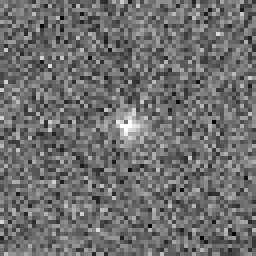
#> input picture Cutout Files/galaxy/J121929p47152_001_010_1124_1712_3.jpg, 64 x 64 px (shown 4 times larger); its folder holds only this picture in this run
$ jupyter execute --allow-errors Star_Galaxy_Classification_Colab.ipynb
#> lines starting #> are read from the running program, lines starting #| are printed output that depends on the picture
# 🌌 Fine-Grained Multi-Type Classification of Galaxies & Stars
## Comparative Study: Deep Convolutional Neural Networks (DCNN) vs. Traditional Machine Learning (TML)
*Extending the methodology of Barchi et al. (2020), Astronomy and Computing 30 (2020) 100334*

[](https://colab.research.google.com)
[](https://www.python.org/)
[](https://www.tensorflow.org/)
[](https://scikit-learn.org/)

---

## 🎯 What Makes This Notebook Special?
Instead of simply asking *"is this object a star or a galaxy?"*, this project solves the full astronomical challenge: **classifying galaxies into distinct morphological galaxy types AND classifying stars into distinct physical stellar types**, comparing:
1. **Method 1: Traditional Machine Learning (TML)** using the non-parametric **CAS Morphology System** (Concentration $C$, Asymmetry $A$, Smoothness $S$, Gini coefficient $G$, Moment $M_{20}$, and PSF profile metrics) with **Random Forests, SVMs, Decision Trees, and MLPs**.
2. **Method 2: Deep Convolutional Neural Networks (DCNN)** using end-to-end multi-scale representation learning (custom **Astronomical DCNN** and **Inception Networks**).

---

### 🔭 The Astronomical Sub-Classes in This Study:

#### A. Galaxy Sub-Types:
- **1. Elliptical Galaxies (Early-Type, $E$)**: Dominated by smooth spheroidal bulges, high central light concentration ($C$), and low rotational asymmetry ($A \approx 0$).
- **2. Spiral Galaxies (Late-Type, $S$)**: Extended disk components with prominent spiral arms, intermediate concentration, and visible star-forming structures.
- **3. Irregular / Merging Galaxies ($Irr$)**: Disturbed, asymmetric profiles ($A \gg 0$) with high clumpiness ($S \gg 0$) from gravitational mergers or intense starbursts.
- **+ Full 10 Galaxy Zoo Classes via Galaxy10** (Face-on disks, edge-on disks, tight/medium/loose spirals, round/cigar smooth ellipticals).

#### B. Star Sub-Types:
- **1. Bright / Giant Saturated Stars**: Very high total flux, saturated cores with optical diffraction spikes or broad PSF wings.
- **2. Standard Main-Sequence Stars**: Canonical unresolved point sources well-modeled by a symmetric Gaussian/Moffat Point Spread Function (PSF).
- **3. Faint Dwarf Stars**: Low signal-to-noise ratio, compact point sources near the telescope detection limit.
- **4. Binary / Blended Stars**: Multiple or unresolved close stars exhibiting elongated or dual-peaked intensity profiles.

---
## 🛠️ Section 1: Environment Setup & Hardware Acceleration

[cell 1]
# Step 1.1: Verify Hardware & Import Libraries
import os
import sys
import glob
import math
import random
import zipfile
import numpy as np
import pandas as pd
import matplotlib.pyplot as plt
import seaborn as sns
from PIL import Image

# Deep Learning (TensorFlow / Keras)
import tensorflow as tf
from tensorflow import keras
from tensorflow.keras import layers, models, callbacks, optimizers

# Traditional ML & Image Processing
import scipy.ndimage as ndimage
from sklearn.model_selection import train_test_split, StratifiedKFold
from sklearn.preprocessing import StandardScaler, label_binarize
from sklearn.tree import DecisionTreeClassifier
from sklearn.ensemble import RandomForestClassifier
from sklearn.svm import SVC
from sklearn.neural_network import MLPClassifier
from sklearn.metrics import (
    accuracy_score, precision_score, recall_score, f1_score,
    roc_auc_score, roc_curve, confusion_matrix, classification_report
)

# Optional Galaxy10 support
try:
    import h5py
except ImportError:
    !pip install -q h5py
    import h5py

# Set random seeds for reproducibility
SEED = 42
os.environ['PYTHONHASHSEED'] = str(SEED)
random.seed(SEED)
np.random.seed(SEED)
tf.random.set_seed(SEED)
#> (this line was passed over: tensorflow is not available in this run)

# Detect GPU
#> (the rest of this cell did not finish here and is left out)

---
## 📦 Section 2: Data Loading & Cutout Ingestion

Automatically detects `Cutout Files/` or extracts `cutout_files.zip` if uploaded in Colab.

[cell 2]
# Step 2.1: Locate or Extract Cutout Files
dataset_dir = "Cutout Files"

if not os.path.exists(dataset_dir):
    zip_candidates = ["cutout_files.zip", "/content/cutout_files.zip", "../cutout_files.zip"]
    zip_path = next((z for z in zip_candidates if os.path.exists(z)), None)
    if zip_path:
        print(f"📦 Extracting '{zip_path}'...")
        with zipfile.ZipFile(zip_path, 'r') as zip_ref:
            zip_ref.extractall(".")
        print("✅ Unzipped successfully.")
    else:
        print("⚠️ 'Cutout Files' not found. Please upload 'cutout_files.zip' to Colab's file browser on the left.")
        try:
            from google.colab import files
            uploaded = files.upload()
            for fname in uploaded.keys():
                if fname.endswith('.zip'):
                    with zipfile.ZipFile(fname, 'r') as zip_ref:
                        zip_ref.extractall(".")
        except Exception as e:
            pass

galaxy_dir = os.path.join(dataset_dir, "galaxy")
star_dir = os.path.join(dataset_dir, "star")

galaxy_files = sorted(glob.glob(os.path.join(galaxy_dir, "*.*")))
star_files = sorted(glob.glob(os.path.join(star_dir, "*.*")))

print(f"✅ Dataset Located:")
print(f"   🌀 Galaxy cutouts: {len(galaxy_files):,}")
print(f"   🌟 Star cutouts:   {len(star_files):,}")
print(f"   📊 Total images:   {len(galaxy_files) + len(star_files):,}")

---
## 🔭 Section 3: Grounding Astronomical Subtypes from Photometry & Morphology

In observational astrophysics:
1. **Galaxies** are classified by the **CAS System** (Conselice 2003, Barchi et al. 2020):
   - **Ellipticals**: High Concentration ($C$), Low Asymmetry ($A$).
   - **Spirals**: Moderate Concentration, Moderate Asymmetry.
   - **Irregular / Merging**: High Asymmetry ($A$) or High Clumpiness ($S$).
2. **Stars** are classified by **PSF Morphology & Integrated Photometry**:
   - **Bright / Saturated Giant Stars**: High total flux, saturated peak, broad PSF wings.
   - **Main-Sequence Stars**: Canonical sharp, circularly symmetric point source.
   - **Faint Dwarf Stars**: Compact, low total flux near the detection limit.
   - **Binary / Blended Stars**: Elongated or multi-component profile (high ellipticity / second-order moments).

Let's compute these physical parameters and label each image with its true physical subtype.

[cell 3]
# Step 3.1: Derive Astronomical Sub-Type Labels
def compute_galaxy_morph_params(img_path):
    img = np.array(Image.open(img_path).convert('L'), dtype=float)
    bg = np.median(img[[0, -1], :])
#> bg = 113.5
    clean = np.maximum(0.0, img - bg)
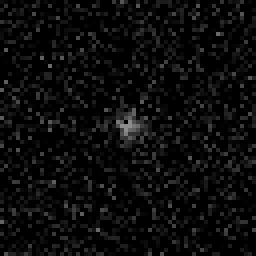
#> clean: shape (64, 64) float64 (shown 4 times larger); min 0, max 141.5, mean 11.9
    tot = max(clean.sum(), 1e-6)
#> tot = 48607.5

    # Centroid & Radii
    h, w = clean.shape
#> h = 64; w = 64
    y, x = np.indices((h, w))
    cx = np.sum(x * clean) / tot
#> cx = 31.55
    cy = np.sum(y * clean) / tot
#> cy = 31.53
    dist = np.sqrt((x - cx)**2 + (y - cy)**2).ravel()
#> dist = 4096 values, max 44.6 at index 0, min 0.657 at index 2080, mean 24.48
    s_idx = np.argsort(dist)
#> s_idx = 4096 values, max 4095 at index 4092, min 0 at index 4095, mean 2047.5
    cum = np.cumsum(clean.ravel()[s_idx]) / tot
#> cum = 4096 values from 0.00217 to 1
    r20 = dist[s_idx[np.searchsorted(cum, 0.20)]]
#> r20 = 13.61
    r80 = dist[s_idx[np.searchsorted(cum, 0.80)]]
#> r80 = 31.94
    conc = 5.0 * np.log10(max(r80, 1.0) / max(r20, 0.5))
#> conc = 1.85

    # Asymmetry (180 deg rotation)
    rot = ndimage.rotate(clean, 180, reshape=False)
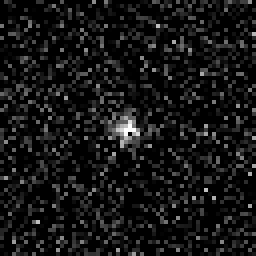
#> rot: shape (64, 64) float64 (shown 4 times larger); min -1.74e-14, max 141.5, mean 11.9; drawn with min black and max white
    asym = np.sum(np.abs(clean - rot)) / (2.0 * tot)
#> asym = 0.711

    # Smoothness / Clumpiness
    sm = ndimage.gaussian_filter(clean, sigma=2.0)
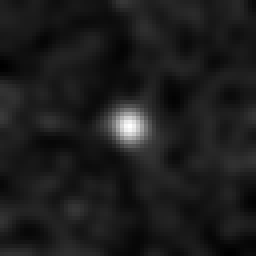
#> sm: shape (64, 64) float64 (shown 4 times larger); min 3.94, max 74.11, mean 11.9; drawn with min black and max white
    clump = np.sum(np.abs(clean - sm)) / tot
#> clump = 1.13
    return conc, asym, clump

# [18 lines left out: function compute_star_phot_params, not called in this run]

print("🔬 Analyzing astronomical properties for sub-type labeling...")
gal_params = [compute_galaxy_morph_params(f) for f in galaxy_files]
#> gal_params = [(1.85, 0.711, 1.13)]
star_params = [compute_star_phot_params(f) for f in star_files]

c_gals, a_gals, s_gals = zip(*gal_params)
#> c_gals = (1.85,); a_gals = (0.711,); s_gals = (1.13,)
#> (the rest of this cell did not finish here and is left out)

---
## 🖼️ Section 4: Visualizing Galaxy & Star Sub-Types

Let's inspect actual sample cutouts representing all 7 astronomical sub-types.

[cell 4]
# Step 4.1: Display Sample Images of Each Subtype
fig, axes = plt.subplots(7, 5, figsize=(15, 18))
plt.subplots_adjust(hspace=0.4, wspace=0.1)

#> (the rest of this cell did not finish here and is left out)

---
## 📐 Section 5: Traditional Machine Learning (TML) on Multi-Type Classes

Following **Barchi et al. (2020)**, we extract 10 domain-specific non-parametric features:
1. **Concentration ($C_{\text{CyMorph}}$)**: $\log_{10}(R_{75}/R_{35})$
2. **Concentration ($C_{\text{CAS}}$)**: $5\log_{10}(R_{80}/R_{20})$
3. **Asymmetry ($A$)**: $180^\circ$ rotation residual
4. **Smoothness / Clumpiness ($S$)**: High-frequency Gaussian residual
5. **Gini Coefficient ($G$)**: Flux inequality across pixels
6. **Second-order Moment ($M_{20}$)**: Spatial spread of brightest 20% flux
7. **Ellipticity ($\epsilon$)**: Multi-component / elongation metric
8. **Peak-to-Mean Ratio**: Sharpness of central core
9. **Mean Intensity & Integrated Flux**

We train multi-class **Random Forest**, **SVM (One-vs-Rest)**, **CART Decision Tree**, and **MLP**.

[cell 5]
# Step 5.1: Extract 10 Morphological & Photometric Features for All Images
# [55 lines left out: function extract_full_astronomical_features, not called in this run]

print("🔬 Extracting features for all 3,986 images...")
#> (the rest of this cell did not finish here and is left out)

[cell 6]
# Step 5.2: Train Multi-Class Traditional Machine Learning Classifiers
tml_classifiers = {
    "Decision Tree (CART)": DecisionTreeClassifier(max_depth=8, random_state=SEED),
    "Random Forest": RandomForestClassifier(n_estimators=150, max_depth=12, class_weight='balanced', random_state=SEED),
    "Support Vector Machine (SVM)": SVC(kernel='rbf', C=2.0, probability=True, class_weight='balanced', random_state=SEED),
    "Multilayer Perceptron (MLP)": MLPClassifier(hidden_layer_sizes=(128, 64, 32), max_iter=500, random_state=SEED)
}

tml_7_results = {}
print("🚀 Training Multi-Class Traditional ML Classifiers (7 Sub-types)...\n")

#> (the rest of this cell did not finish here and is left out)

---
## 🧠 Section 6: Deep Convolutional Neural Networks (DCNN) for Multi-Type Classification

Here, we implement:
- **Astronomical DCNN**: Custom multi-stage CNN with BatchNormalization, Dropout, and Softmax output.
- **Inception Multi-Scale Network**: Parallel convolution kernels ($1 \times 1, 3 \times 3, 5 \times 5$) as selected by Barchi et al. (2020).

[cell 7]
# Step 6.1: Load Raw Images and Split into 80/10/10 Sets
# [7 lines left out: function load_all_images_normalized, not called in this run]

print("📥 Loading and normalizing image tensors...")
#> (the rest of this cell did not finish here and is left out)

[cell 8]
# Step 6.2: Build and Train Multi-Class Astronomical DCNN
# [35 lines left out: function build_multiclass_dcnn, not called in this run]

#> (the rest of this cell did not finish here and is left out)

---
## 📊 Section 7: Side-by-Side Model Comparison & Multi-Class Confusion Matrices

[cell 9]
# Step 7.1: Multi-Class Performance Comparison Table
comparison_rows = []

for name, res in tml_7_results.items():
    comparison_rows.append({
        "Model Paradigm": "Traditional ML (CAS/CyMorph)",
        "Algorithm": name,
        "Overall Accuracy (OA)": f"{res['Accuracy']*100:.2f}%",
        "Macro F1-Score": f"{res['F1_Macro']:.3f}",
        "Weighted F1-Score": f"{res['F1_Weighted']:.3f}",
        "ROC-AUC (Macro OVR)": f"{res['ROC_AUC_Macro']:.4f}",
        "raw_acc": res['Accuracy']
    })

#> (the rest of this cell did not finish here and is left out)

$ run again, on Cutout Files/galaxy/J125219p264053_001_010_1090_653_3.jpg
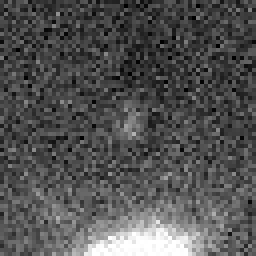
#> input picture Cutout Files/galaxy/J125219p264053_001_010_1090_653_3.jpg, 64 x 64 px (shown 4 times larger)
#> bg = 86
#> tot = 56901
#> cx = 33.97
#> cy = 53.4
#> dist = 4096 values, max 63.28 at index 0, min 0.397 at index 3426, mean 31.05
#> s_idx = 4096 values, max 4095 at index 2065, min 0 at index 4095, mean 2047.5
#> cum = 4096 values from 0.000703 to 1
#> r20 = 7.6
#> r80 = 21.34
#> conc = 2.24
#> in compute_galaxy_morph_params, `rot = ndimage.rotate(clean, 180, reshape=False)`:
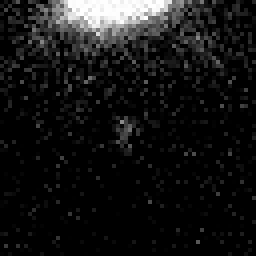
#> rot: shape (64, 64) float64 (shown 4 times larger); min -1.63e-14, max 169, mean 13.9; drawn with min black and max white
#> asym = 0.939
#> in compute_galaxy_morph_params, `sm = ndimage.gaussian_filter(clean, sigma=2.0)`:
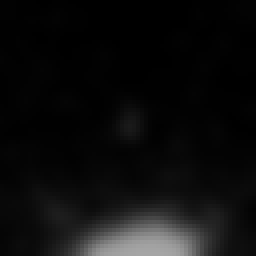
#> sm: shape (64, 64) float64 (shown 4 times larger); min 0.0929, max 165.9, mean 13.9
#> clump = 0.498
#> gal_params = [(2.24, 0.939, 0.498)]
#> c_gals = (2.24,); a_gals = (0.939,); s_gals = (0.498,)

$ run again, on Cutout Files/galaxy/J125219p264053_001_010_1103_1482_3.jpg
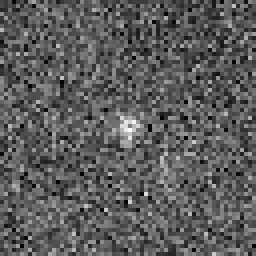
#> input picture Cutout Files/galaxy/J125219p264053_001_010_1103_1482_3.jpg, 64 x 64 px (shown 4 times larger)
#> bg = 88
#> tot = 65073
#> cx = 31.11
#> cy = 33.32
#> dist = 4096 values, max 46.13 at index 63, min 0.34 at index 2143, mean 24.53
#> s_idx = 4096 values, max 4095 at index 4078, min 0 at index 4094, mean 2047.5
#> cum = 4096 values from 0.00137 to 1
#> r20 = 13.9
#> r80 = 31.76
#> conc = 1.79
#> in compute_galaxy_morph_params, `rot = ndimage.rotate(clean, 180, reshape=False)`:
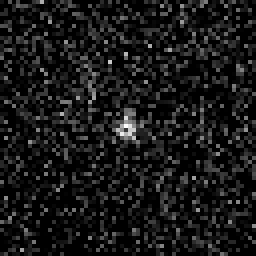
#> rot: shape (64, 64) float64 (shown 4 times larger); min -1.67e-14, max 167, mean 15.9; drawn with min black and max white
#> asym = 0.684
#> in compute_galaxy_morph_params, `sm = ndimage.gaussian_filter(clean, sigma=2.0)`:
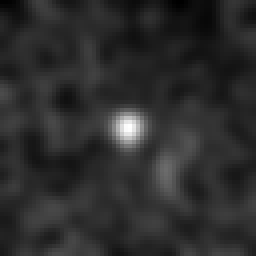
#> sm: shape (64, 64) float64 (shown 4 times larger); min 3.21, max 74.58, mean 15.9; drawn with min black and max white
#> clump = 1.03
#> gal_params = [(1.79, 0.684, 1.03)]
#> c_gals = (1.79,); a_gals = (0.684,); s_gals = (1.03,)

$ run again, on Cutout Files/galaxy/J125219p264053_001_010_1287_1128_3.jpg
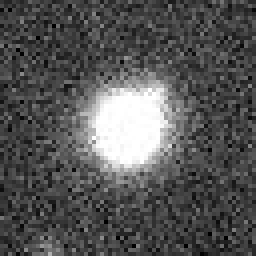
#> input picture Cutout Files/galaxy/J125219p264053_001_010_1287_1128_3.jpg, 64 x 64 px (shown 4 times larger)
#> bg = 62
#> tot = 122136
#> cx = 31.52
#> cy = 31.4
#> dist = 4096 values, max 44.63 at index 4032, min 0.624 at index 2016, mean 24.48
#> s_idx = 4096 values, max 4095 at index 4094, min 0 at index 4093, mean 2047.5
#> cum = 4096 values from 0.00158 to 1
#> r20 = 6.45
#> r80 = 21.82
#> conc = 2.65
#> in compute_galaxy_morph_params, `rot = ndimage.rotate(clean, 180, reshape=False)`:
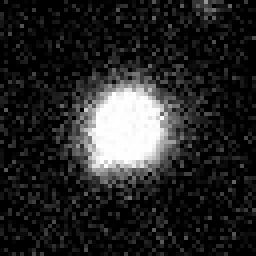
#> rot: shape (64, 64) float64 (shown 4 times larger); min -1.37e-14, max 193, mean 29.8; drawn with min black and max white
#> asym = 0.265
#> in compute_galaxy_morph_params, `sm = ndimage.gaussian_filter(clean, sigma=2.0)`:
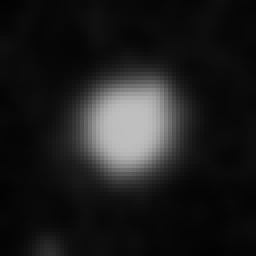
#> sm: shape (64, 64) float64 (shown 4 times larger); min 2.38, max 191.9, mean 29.8
#> clump = 0.394
#> gal_params = [(2.65, 0.265, 0.394)]
#> c_gals = (2.65,); a_gals = (0.265,); s_gals = (0.394,)

$ run again, on Cutout Files/galaxy/J121929p47152_001_010_1752_1450_3.jpg
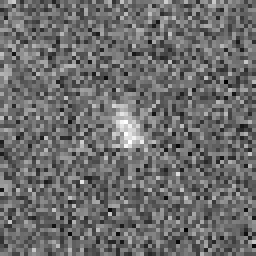
#> input picture Cutout Files/galaxy/J121929p47152_001_010_1752_1450_3.jpg, 64 x 64 px (shown 4 times larger)
#> bg = 110
#> tot = 53924
#> cx = 30.55
#> cy = 30.03
#> dist = 4096 values, max 46.26 at index 4095, min 0.449 at index 1951, mean 24.53
#> s_idx = 4096 values, max 4095 at index 4095, min 0 at index 4067, mean 2047.5
#> cum = 4096 values from 0.00269 to 1
#> r20 = 11.66
#> r80 = 31.76
#> conc = 2.18
#> in compute_galaxy_morph_params, `rot = ndimage.rotate(clean, 180, reshape=False)`:
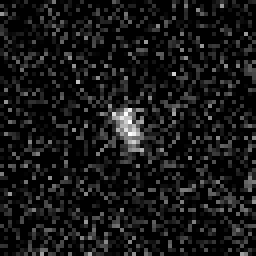
#> rot: shape (64, 64) float64 (shown 4 times larger); min -1.93e-14, max 145, mean 13.2; drawn with min black and max white
#> asym = 0.685
#> in compute_galaxy_morph_params, `sm = ndimage.gaussian_filter(clean, sigma=2.0)`:
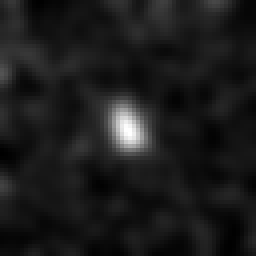
#> sm: shape (64, 64) float64 (shown 4 times larger); min 4.71, max 81.87, mean 13.2; drawn with min black and max white
#> clump = 1.07
#> gal_params = [(2.18, 0.685, 1.07)]
#> c_gals = (2.18,); a_gals = (0.685,); s_gals = (1.07,)
